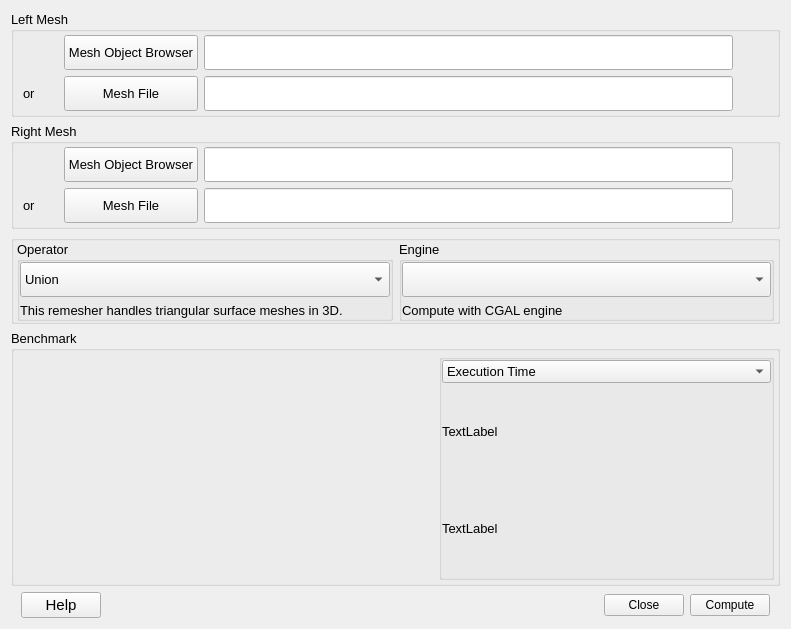
<?xml version="1.0" encoding="UTF-8"?>
<ui version="4.0">
 <class>MyPlugDialog</class>
 <widget class="QWidget" name="MyPlugDialog">
  <property name="geometry">
   <rect>
    <x>0</x>
    <y>0</y>
    <width>791</width>
    <height>629</height>
   </rect>
  </property>
  <property name="sizePolicy">
   <sizepolicy hsizetype="Expanding" vsizetype="Expanding">
    <horstretch>1</horstretch>
    <verstretch>1</verstretch>
   </sizepolicy>
  </property>
  <property name="minimumSize">
   <size>
    <width>750</width>
    <height>600</height>
   </size>
  </property>
  <property name="windowTitle">
   <string>Boolean Mesh Cutting</string>
  </property>
  <property name="sizeGripEnabled" stdset="0">
   <bool>true</bool>
  </property>
  <layout class="QGridLayout" name="gridLayout" rowstretch="2,2,1,10,0,0">
   <item row="2" column="0">
    <widget class="QGroupBox" name="groupBox">
     <property name="sizePolicy">
      <sizepolicy hsizetype="Expanding" vsizetype="Expanding">
       <horstretch>0</horstretch>
       <verstretch>0</verstretch>
      </sizepolicy>
     </property>
     <property name="font">
      <font>
       <pointsize>10</pointsize>
      </font>
     </property>
     <property name="title">
      <string/>
     </property>
     <layout class="QGridLayout" name="gridLayout_7">
      <property name="leftMargin">
       <number>3</number>
      </property>
      <property name="topMargin">
       <number>0</number>
      </property>
      <property name="rightMargin">
       <number>3</number>
      </property>
      <property name="bottomMargin">
       <number>0</number>
      </property>
      <property name="horizontalSpacing">
       <number>6</number>
      </property>
      <property name="verticalSpacing">
       <number>0</number>
      </property>
      <item row="0" column="0">
       <widget class="QGroupBox" name="groupBox_2">
        <property name="title">
         <string>Operator</string>
        </property>
        <layout class="QGridLayout" name="gridLayout_3">
         <property name="leftMargin">
          <number>0</number>
         </property>
         <property name="topMargin">
          <number>0</number>
         </property>
         <property name="rightMargin">
          <number>0</number>
         </property>
         <property name="bottomMargin">
          <number>0</number>
         </property>
         <item row="0" column="0">
          <widget class="QComboBox" name="COB_Operator">
           <property name="minimumSize">
            <size>
             <width>0</width>
             <height>35</height>
            </size>
           </property>
           <item>
            <property name="text">
             <string>Union</string>
            </property>
           </item>
           <item>
            <property name="text">
             <string>Intersection</string>
            </property>
           </item>
           <item>
            <property name="text">
             <string>Difference</string>
            </property>
           </item>
          </widget>
         </item>
         <item row="1" column="0">
          <widget class="QLabel" name="label_Operator">
           <property name="text">
            <string>This remesher handles triangular surface meshes in 3D.</string>
           </property>
          </widget>
         </item>
        </layout>
       </widget>
      </item>
      <item row="0" column="1">
       <widget class="QGroupBox" name="groupBox_3">
        <property name="title">
         <string>Engine</string>
        </property>
        <layout class="QGridLayout" name="gridLayout_4">
         <property name="leftMargin">
          <number>0</number>
         </property>
         <property name="topMargin">
          <number>0</number>
         </property>
         <property name="rightMargin">
          <number>0</number>
         </property>
         <property name="bottomMargin">
          <number>0</number>
         </property>
         <item row="0" column="0">
          <widget class="QComboBox" name="COB_Engine">
           <property name="minimumSize">
            <size>
             <width>0</width>
             <height>35</height>
            </size>
           </property>
          </widget>
         </item>
         <item row="1" column="0">
          <widget class="QLabel" name="label_Engine">
           <property name="text">
            <string>Compute with CGAL engine</string>
           </property>
          </widget>
         </item>
        </layout>
       </widget>
      </item>
      <item row="2" column="0">
       <spacer name="verticalSpacer_2">
        <property name="orientation">
         <enum>Qt::Vertical</enum>
        </property>
        <property name="sizeHint" stdset="0">
         <size>
          <width>20</width>
          <height>40</height>
         </size>
        </property>
       </spacer>
      </item>
     </layout>
    </widget>
   </item>
   <item row="0" column="0">
    <widget class="QGroupBox" name="groupBox_4">
     <property name="font">
      <font>
       <pointsize>10</pointsize>
      </font>
     </property>
     <property name="title">
      <string>Left Mesh</string>
     </property>
     <layout class="QGridLayout" name="gridLayout_8" columnstretch="1,2,15,1">
      <property name="topMargin">
       <number>3</number>
      </property>
      <property name="bottomMargin">
       <number>3</number>
      </property>
      <item row="1" column="2">
       <widget class="QLineEdit" name="LE_MeshFile_L">
        <property name="sizePolicy">
         <sizepolicy hsizetype="Expanding" vsizetype="Fixed">
          <horstretch>1</horstretch>
          <verstretch>0</verstretch>
         </sizepolicy>
        </property>
        <property name="minimumSize">
         <size>
          <width>0</width>
          <height>35</height>
         </size>
        </property>
       </widget>
      </item>
      <item row="1" column="3">
       <spacer name="horizontalSpacer_7">
        <property name="orientation">
         <enum>Qt::Horizontal</enum>
        </property>
        <property name="sizeHint" stdset="0">
         <size>
          <width>40</width>
          <height>20</height>
         </size>
        </property>
       </spacer>
      </item>
      <item row="0" column="2">
       <widget class="QLineEdit" name="LE_MeshSmesh_L">
        <property name="sizePolicy">
         <sizepolicy hsizetype="Expanding" vsizetype="Fixed">
          <horstretch>1</horstretch>
          <verstretch>0</verstretch>
         </sizepolicy>
        </property>
        <property name="minimumSize">
         <size>
          <width>0</width>
          <height>35</height>
         </size>
        </property>
       </widget>
      </item>
      <item row="0" column="3">
       <spacer name="horizontalSpacer_5">
        <property name="orientation">
         <enum>Qt::Horizontal</enum>
        </property>
        <property name="sizeHint" stdset="0">
         <size>
          <width>40</width>
          <height>20</height>
         </size>
        </property>
       </spacer>
      </item>
      <item row="0" column="1">
       <widget class="QPushButton" name="PB_MeshSmesh_L">
        <property name="sizePolicy">
         <sizepolicy hsizetype="Minimum" vsizetype="Fixed">
          <horstretch>1</horstretch>
          <verstretch>0</verstretch>
         </sizepolicy>
        </property>
        <property name="minimumSize">
         <size>
          <width>0</width>
          <height>35</height>
         </size>
        </property>
        <property name="font">
         <font>
          <pointsize>10</pointsize>
         </font>
        </property>
        <property name="text">
         <string>Mesh Object Browser</string>
        </property>
       </widget>
      </item>
      <item row="1" column="1">
       <widget class="QPushButton" name="PB_MeshFile_L">
        <property name="sizePolicy">
         <sizepolicy hsizetype="Minimum" vsizetype="Fixed">
          <horstretch>1</horstretch>
          <verstretch>0</verstretch>
         </sizepolicy>
        </property>
        <property name="minimumSize">
         <size>
          <width>0</width>
          <height>35</height>
         </size>
        </property>
        <property name="font">
         <font>
          <pointsize>10</pointsize>
         </font>
        </property>
        <property name="text">
         <string>Mesh File</string>
        </property>
       </widget>
      </item>
      <item row="1" column="0">
       <widget class="QLabel" name="label">
        <property name="text">
         <string>or</string>
        </property>
       </widget>
      </item>
     </layout>
    </widget>
   </item>
   <item row="5" column="0">
    <layout class="QHBoxLayout" name="horizontalLayout2">
     <item>
      <spacer name="horizontalSpacer_xx">
       <property name="orientation">
        <enum>Qt::Horizontal</enum>
       </property>
       <property name="sizeType">
        <enum>QSizePolicy::Minimum</enum>
       </property>
       <property name="sizeHint" stdset="0">
        <size>
         <width>10</width>
         <height>20</height>
        </size>
       </property>
      </spacer>
     </item>
     <item>
      <widget class="QPushButton" name="PB_Help">
       <property name="font">
        <font>
         <pointsize>11</pointsize>
        </font>
       </property>
       <property name="text">
        <string>Help</string>
       </property>
      </widget>
     </item>
     <item>
      <spacer name="horizontalSpacer_4">
       <property name="orientation">
        <enum>Qt::Horizontal</enum>
       </property>
       <property name="sizeHint" stdset="0">
        <size>
         <width>30</width>
         <height>20</height>
        </size>
       </property>
      </spacer>
     </item>
     <item>
      <widget class="QLabel" name="label_summup">
       <property name="text">
        <string/>
       </property>
      </widget>
     </item>
     <item>
      <spacer name="horizontalSpacer">
       <property name="orientation">
        <enum>Qt::Horizontal</enum>
       </property>
       <property name="sizeHint" stdset="0">
        <size>
         <width>40</width>
         <height>20</height>
        </size>
       </property>
      </spacer>
     </item>
     <item>
      <widget class="QPushButton" name="PB_Cancel">
       <property name="text">
        <string>Close</string>
       </property>
      </widget>
     </item>
     <item>
      <widget class="QPushButton" name="PB_OK">
       <property name="text">
        <string>Compute</string>
       </property>
      </widget>
     </item>
     <item>
      <spacer name="horizontalSpacer_xx">
       <property name="orientation">
        <enum>Qt::Horizontal</enum>
       </property>
       <property name="sizeType">
        <enum>QSizePolicy::Minimum</enum>
       </property>
       <property name="sizeHint" stdset="0">
        <size>
         <width>10</width>
         <height>20</height>
        </size>
       </property>
      </spacer>
     </item>
    </layout>
   </item>
   <item row="1" column="0">
    <widget class="QGroupBox" name="groupBox_1">
     <property name="enabled">
      <bool>true</bool>
     </property>
     <property name="sizePolicy">
      <sizepolicy hsizetype="Expanding" vsizetype="Expanding">
       <horstretch>1</horstretch>
       <verstretch>1</verstretch>
      </sizepolicy>
     </property>
     <property name="sizeIncrement">
      <size>
       <width>0</width>
       <height>0</height>
      </size>
     </property>
     <property name="font">
      <font>
       <pointsize>10</pointsize>
      </font>
     </property>
     <property name="mouseTracking">
      <bool>true</bool>
     </property>
     <property name="autoFillBackground">
      <bool>false</bool>
     </property>
     <property name="title">
      <string>Right Mesh</string>
     </property>
     <layout class="QGridLayout" name="gridLayout_2" rowstretch="0,0" columnstretch="1,2,15,1">
      <property name="sizeConstraint">
       <enum>QLayout::SetDefaultConstraint</enum>
      </property>
      <property name="topMargin">
       <number>3</number>
      </property>
      <property name="bottomMargin">
       <number>3</number>
      </property>
      <property name="verticalSpacing">
       <number>6</number>
      </property>
      <item row="1" column="1">
       <widget class="QPushButton" name="PB_MeshFile_R">
        <property name="sizePolicy">
         <sizepolicy hsizetype="Minimum" vsizetype="Fixed">
          <horstretch>1</horstretch>
          <verstretch>0</verstretch>
         </sizepolicy>
        </property>
        <property name="minimumSize">
         <size>
          <width>0</width>
          <height>35</height>
         </size>
        </property>
        <property name="font">
         <font>
          <pointsize>10</pointsize>
         </font>
        </property>
        <property name="text">
         <string>Mesh File</string>
        </property>
        <property name="iconSize">
         <size>
          <width>18</width>
          <height>18</height>
         </size>
        </property>
       </widget>
      </item>
      <item row="0" column="2">
       <widget class="QLineEdit" name="LE_MeshSmesh_R">
        <property name="minimumSize">
         <size>
          <width>0</width>
          <height>35</height>
         </size>
        </property>
        <property name="font">
         <font>
          <pointsize>10</pointsize>
         </font>
        </property>
       </widget>
      </item>
      <item row="0" column="3">
       <spacer name="horizontalSpacer_6">
        <property name="orientation">
         <enum>Qt::Horizontal</enum>
        </property>
        <property name="sizeHint" stdset="0">
         <size>
          <width>40</width>
          <height>20</height>
         </size>
        </property>
       </spacer>
      </item>
      <item row="1" column="3">
       <spacer name="horizontalSpacer_11">
        <property name="orientation">
         <enum>Qt::Horizontal</enum>
        </property>
        <property name="sizeHint" stdset="0">
         <size>
          <width>40</width>
          <height>20</height>
         </size>
        </property>
       </spacer>
      </item>
      <item row="1" column="2">
       <widget class="QLineEdit" name="LE_MeshFile_R">
        <property name="sizePolicy">
         <sizepolicy hsizetype="Expanding" vsizetype="Fixed">
          <horstretch>1</horstretch>
          <verstretch>0</verstretch>
         </sizepolicy>
        </property>
        <property name="minimumSize">
         <size>
          <width>0</width>
          <height>35</height>
         </size>
        </property>
        <property name="font">
         <font>
          <pointsize>10</pointsize>
         </font>
        </property>
       </widget>
      </item>
      <item row="0" column="1">
       <widget class="QPushButton" name="PB_MeshSmesh_R">
        <property name="sizePolicy">
         <sizepolicy hsizetype="Minimum" vsizetype="Fixed">
          <horstretch>1</horstretch>
          <verstretch>0</verstretch>
         </sizepolicy>
        </property>
        <property name="minimumSize">
         <size>
          <width>0</width>
          <height>35</height>
         </size>
        </property>
        <property name="text">
         <string>Mesh Object Browser</string>
        </property>
        <property name="iconSize">
         <size>
          <width>18</width>
          <height>18</height>
         </size>
        </property>
        <property name="checkable">
         <bool>false</bool>
        </property>
       </widget>
      </item>
      <item row="1" column="0">
       <widget class="QLabel" name="label_8">
        <property name="sizePolicy">
         <sizepolicy hsizetype="Expanding" vsizetype="Preferred">
          <horstretch>0</horstretch>
          <verstretch>0</verstretch>
         </sizepolicy>
        </property>
        <property name="text">
         <string>or</string>
        </property>
       </widget>
      </item>
     </layout>
    </widget>
   </item>
   <item row="3" column="0">
    <widget class="QGroupBox" name="groupBox_5">
     <property name="sizePolicy">
      <sizepolicy hsizetype="Expanding" vsizetype="Expanding">
       <horstretch>0</horstretch>
       <verstretch>0</verstretch>
      </sizepolicy>
     </property>
     <property name="minimumSize">
      <size>
       <width>0</width>
       <height>0</height>
      </size>
     </property>
     <property name="font">
      <font>
       <pointsize>10</pointsize>
      </font>
     </property>
     <property name="title">
      <string>Benchmark</string>
     </property>
     <layout class="QHBoxLayout" name="horizontalLayout" stretch="5,4">
      <property name="spacing">
       <number>3</number>
      </property>
      <property name="leftMargin">
       <number>3</number>
      </property>
      <property name="topMargin">
       <number>3</number>
      </property>
      <property name="rightMargin">
       <number>3</number>
      </property>
      <property name="bottomMargin">
       <number>3</number>
      </property>
      <item>
       <widget class="QwtPlot" name="QP_Benchmark">
        <property name="frameShape">
         <enum>QFrame::NoFrame</enum>
        </property>
        <property name="frameShadow">
         <enum>QFrame::Plain</enum>
        </property>
        <property name="autoReplot">
         <bool>false</bool>
        </property>
       </widget>
      </item>
      <item>
       <widget class="QGroupBox" name="groupBox_6">
        <property name="title">
         <string/>
        </property>
        <layout class="QVBoxLayout" name="verticalLayout">
         <property name="spacing">
          <number>0</number>
         </property>
         <property name="leftMargin">
          <number>0</number>
         </property>
         <property name="topMargin">
          <number>0</number>
         </property>
         <property name="rightMargin">
          <number>0</number>
         </property>
         <property name="bottomMargin">
          <number>0</number>
         </property>
         <item>
          <widget class="QComboBox" name="COB_Metric">
           <item>
            <property name="text">
             <string>Execution Time</string>
            </property>
           </item>
           <item>
            <property name="text">
             <string>Average quality</string>
            </property>
           </item>
          </widget>
         </item>
         <item>
          <widget class="QLabel" name="label_Benchmark">
           <property name="text">
            <string>TextLabel</string>
           </property>
           <property name="wordWrap">
            <bool>true</bool>
           </property>
          </widget>
         </item>
         <item>
          <widget class="QLabel" name="label_Graph_Title">
           <property name="text">
            <string>TextLabel</string>
           </property>
           <property name="wordWrap">
            <bool>true</bool>
           </property>
          </widget>
         </item>
        </layout>
       </widget>
      </item>
     </layout>
    </widget>
   </item>
  </layout>
 </widget>
 <customwidgets>
  <customwidget>
   <class>QwtPlot</class>
   <extends>QFrame</extends>
   <header>qwt_plot.h</header>
  </customwidget>
 </customwidgets>
 <resources/>
 <connections/>
</ui>
